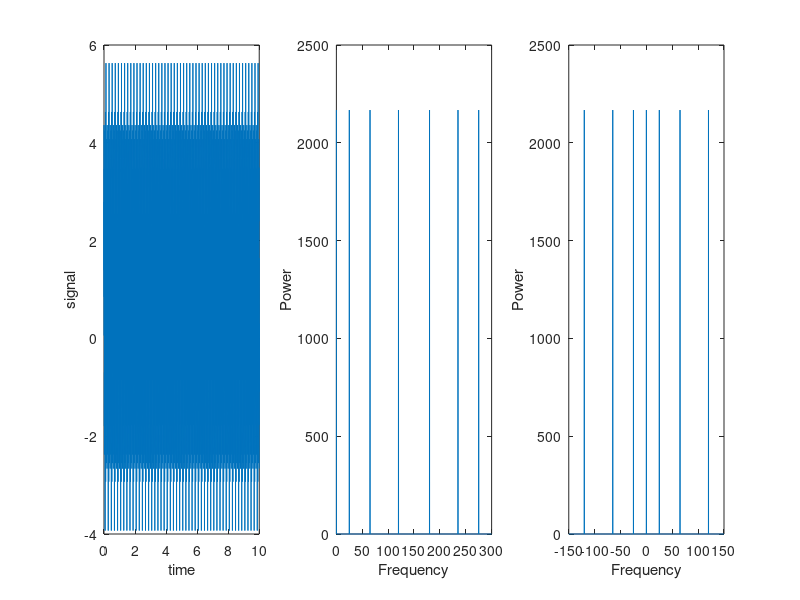

This figure's MATLAB source:
myWorkspace=load('mysignal')

fs=myWorkspace.fs()
period=1/fs
x=(myWorkspace.x())
t=(myWorkspace.t())


subplot(1,3,1)
plot(t,x)
xlabel('time')
ylabel('signal')

y = fft(x);             %discrete fourier transform

n = length(x);          % number of samples
f = (0:n-1)*(fs/n);     % frequency range
power = abs(y).^2/n;    % power of the DFT
subplot(1,3,2)
plot(f,power)
xlabel('Frequency')
ylabel('Power')

y0 = fftshift(y);         % shift y values
f0 = (-n/2:n/2-1)*(fs/n); % 0-centered frequency range
power0 = abs(y0).^2/n;    % 0-centered power

subplot(1,3,3)

plot(f0,power0)
xlabel('Frequency')
ylabel('Power')